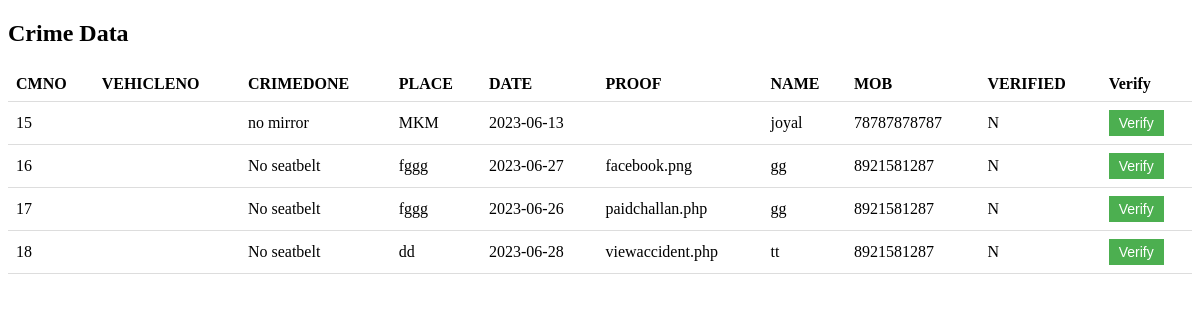
The app's page /verifycrimespolice.php with its own data.
### tables this page shows
CREATE TABLE `CRIME` (
  `CMNO` int(11) NOT NULL,
  `VECHICLENO` varchar(11) NOT NULL,
  `CRIMEDONE` varchar(50) NOT NULL,
  `PLACE` varchar(50) NOT NULL,
  `DATE` date NOT NULL,
  `PROOF` blob DEFAULT NULL,
  `NAME` varchar(11) NOT NULL,
  `MOB` varchar(11) NOT NULL,
  `VERIFIED` varchar(50) NOT NULL DEFAULT 'N'
);

### verifycrimespolice.php (the view, shortened to what this page needs)
<?php
$servername = "localhost";
$username = "root";
$password = "";
$dbname = "project";
$conn = new mysqli($servername, $username, $password, $dbname);
$sql = "SELECT * FROM CRIME WHERE VERIFIED='N'";
$result = $conn->query($sql);
?>
<!DOCTYPE html>
<html>
<head>
</head>
<body>
    <h2>Crime Data</h2>
    <table>
        <tr>
            <th>CMNO</th>
            <th>VEHICLENO</th>
            <th>CRIMEDONE</th>
            <th>PLACE</th>
            <th>DATE</th>
            <th>PROOF</th>
            <th>NAME</th>
            <th>MOB</th>
            <th>VERIFIED</th>
            <th>Verify</th>
        </tr>
        <?php
        if ($result->num_rows > 0) {
            while ($row = $result->fetch_assoc()) {
                echo "<tr>";
                echo "<td>" . $row["CMNO"] . "</td>";
                echo "<td>" . $row["VEHICLENO"] . "</td>";
                echo "<td>" . $row["CRIMEDONE"] . "</td>";
                echo "<td>" . $row["PLACE"] . "</td>";
                echo "<td>" . $row["DATE"] . "</td>";
                echo "<td>" . $row["PROOF"] . "</td>";
                echo "<td>" . $row["NAME"] . "</td>";
                echo "<td>" . $row["MOB"] . "</td>";
                echo "<td>" . $row["VERIFIED"] . "</td>";
                echo "<td>
                        <form method='post' action='" . $_SERVER["PHP_SELF"] . "'>
                            <input type='hidden' name='cmno' value='" . $row["CMNO"] . "'>
                            <input type='submit' name='verify' value='Verify' class='verify-btn'>
                        </form>
                      </td>";
                echo "</tr>";
            }
        } else {
            echo "<tr><td colspan='10'>No records found.</td></tr>";
        }
        ?>
    </table>
</body>
</html>

### verifycrimespolice.php (style rules this page uses)
table { width: 100%; border-collapse: collapse; }
th, td { padding: 8px; text-align: left; border-bottom: 1px solid #ddd; }
.verify-btn { background-color: #4CAF50; color: white; border: none; padding: 5px 10px; text-align: center; text-decoration: none; display: inline-block; cursor: pointer; font-size: 14px; }

### records on screen
crime: CMNO "15", CRIMEDONE "no mirror", PLACE "MKM", DATE "2023-06-13", NAME "joyal", MOB "78787878787", VERIFIED "N"
crime: CMNO "16", CRIMEDONE "No seatbelt", PLACE "fggg", DATE "2023-06-27", PROOF "facebook.png", NAME "gg", MOB "8921581287", VERIFIED "N"
crime: CMNO "17", CRIMEDONE "No seatbelt", PLACE "fggg", DATE "2023-06-26", PROOF "paidchallan.php", NAME "gg", MOB "8921581287", VERIFIED "N"
crime: CMNO "18", CRIMEDONE "No seatbelt", PLACE "dd", DATE "2023-06-28", PROOF "viewaccident.php", NAME "tt", MOB "8921581287", VERIFIED "N"
